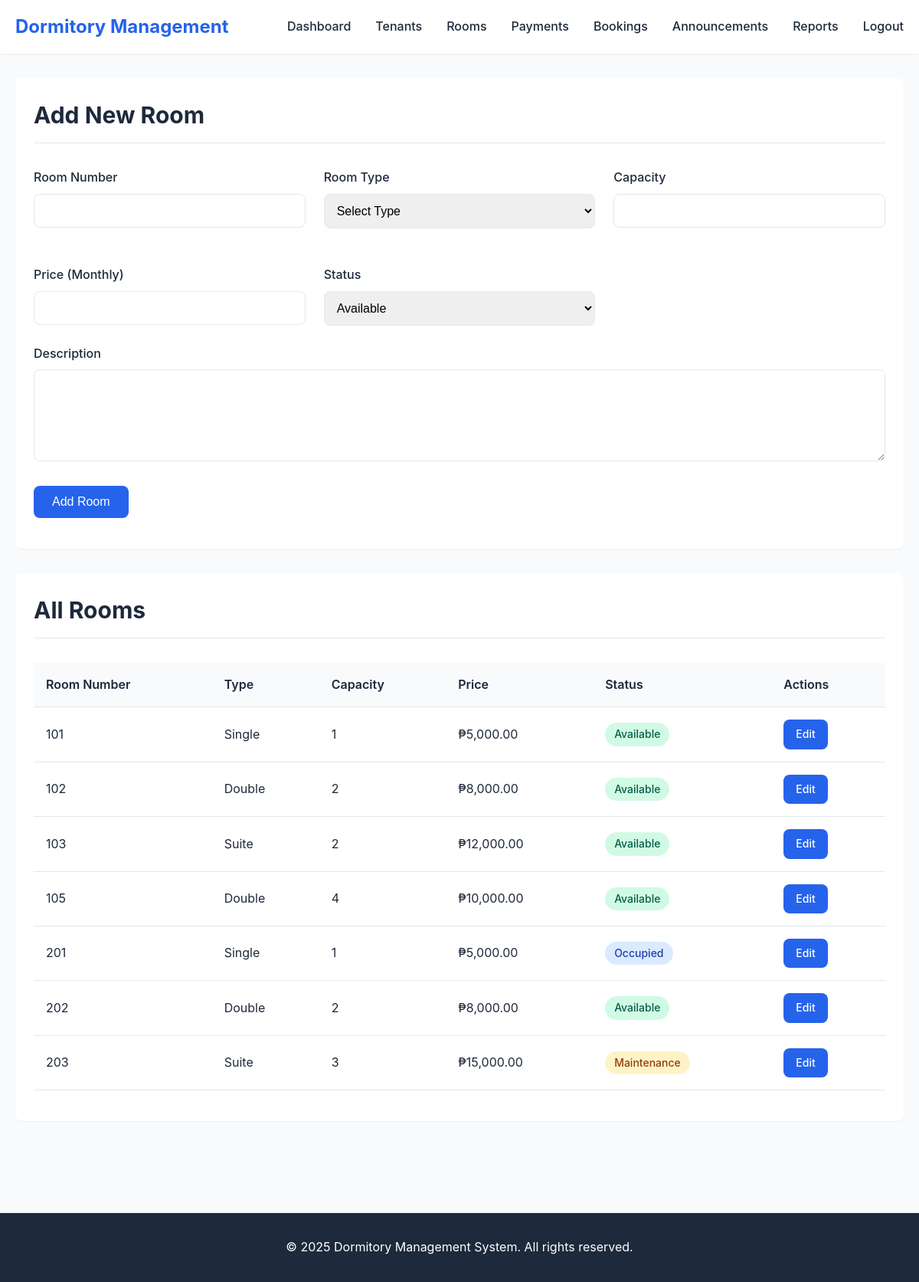
/admin/rooms.php (signed in), run on the app's committed database.
### tables this page shows
CREATE TABLE `rooms` (
  `id` int(11) NOT NULL,
  `room_number` varchar(20) NOT NULL,
  `floor_number` int(11) DEFAULT NULL,
  `room_type` varchar(50) NOT NULL,
  `category` varchar(50) DEFAULT NULL,
  `capacity` int(11) NOT NULL,
  `price` decimal(10,2) NOT NULL,
  `status` enum('available','occupied','maintenance') DEFAULT 'available',
  `description` text DEFAULT NULL,
  `has_wifi` tinyint(1) DEFAULT 1,
  `has_ac` tinyint(1) DEFAULT 1,
  `has_bathroom` tinyint(1) DEFAULT 1,
  `photo` varchar(255) DEFAULT NULL,
  `created_at` timestamp NOT NULL DEFAULT current_timestamp(),
  `updated_at` timestamp NOT NULL DEFAULT current_timestamp() ON UPDATE current_timestamp()
);

### includes/functions.php (called while the page is built, shortened)
<?php
function format_currency($amount) {
    return '₱' . number_format($amount, 2);
}
?>

### admin/rooms.php (the view, shortened to what this page needs)
<?php
require_once '../config/database.php';
require_once '../includes/functions.php';
require_once '../includes/header.php';
$query = "SELECT * FROM rooms ORDER BY room_number";
$result = $conn->query($query);
?>
<div class="container">
    <div class="card mb-4">
        <div class="card-header">
            <h2>Add New Room</h2>
        </div>
        <div class="card-body">
            <form method="POST" action="" data-validate>
                <div class="grid grid-2">
                    <div class="form-group">
                        <label class="form-label" for="room_number">Room Number</label>
                        <input type="text" id="room_number" name="room_number" class="form-control" required>
                    </div>
                    <div class="form-group">
                        <label class="form-label" for="room_type">Room Type</label>
                        <select id="room_type" name="room_type" class="form-control" required>
                            <option value="">Select Type</option>
                        </select>
                    </div>
                    <div class="form-group">
                        <label class="form-label" for="capacity">Capacity</label>
                        <input type="number" id="capacity" name="capacity" class="form-control" min="1" required>
                    </div>
                    <div class="form-group">
                        <label class="form-label" for="price">Price (Monthly)</label>
                        <input type="number" id="price" name="price" class="form-control" step="0.01" min="0" required>
                    </div>
                    <div class="form-group">
                        <label class="form-label" for="status">Status</label>
                        <select id="status" name="status" class="form-control" required>
                            <option value="available">Available</option>
                        </select>
                    </div>
                </div>
                <div class="form-group">
                    <label class="form-label" for="description">Description</label>
                    <textarea id="description" name="description" class="form-control"></textarea>
                </div>
                <button type="submit" class="btn btn-primary">Add Room</button>
            </form>
        </div>
    </div>
    <div class="card">
        <div class="card-header">
            <h2>All Rooms</h2>
        </div>
        <div class="card-body">
            <?php if ($result && $result->num_rows > 0): ?>
                <div class="table-responsive">
                    <table class="table">
                        <thead>
                            <tr>
                                <th>Room Number</th>
                                <th>Type</th>
                                <th>Capacity</th>
                                <th>Price</th>
                                <th>Status</th>
                                <th>Actions</th>
                            </tr>
                        </thead>
                        <tbody>
                            <?php while ($room = $result->fetch_assoc()): ?>
                                <tr>
                                    <td><?php echo htmlspecialchars($room['room_number']); ?></td>
                                    <td><?php echo htmlspecialchars($room['room_type']); ?></td>
                                    <td><?php echo $room['capacity']; ?></td>
                                    <td><?php echo format_currency($room['price']); ?></td>
                                    <td>
                                        <span class="badge badge-<?php
                                            echo $room['status'] === 'available' ? 'success' :
                                                ($room['status'] === 'occupied' ? 'info' : 'warning');
                                        ?>">
                                            <?php echo ucfirst($room['status']); ?>
                                        </span>
                                    </td>
                                    <td>
                                        <a href="room_details.php?id=<?php echo $room['id']; ?>" class="btn btn-primary" style="padding: 0.5rem 1rem; font-size: 0.875rem;">Edit</a>
                                    </td>
                                </tr>
                            <?php endwhile; ?>
                        </tbody>
                    </table>
                </div>
            <?php else: ?>
                <p>No rooms found.</p>
            <?php endif; ?>
        </div>
    </div>
</div>
<?php require_once '../includes/footer.php'; ?>

### assets/css/style.css (style rules this page uses)
* { margin: 0; padding: 0; box-sizing: border-box; }
:root { --primary-color: #2563eb; --primary-dark: #1e40af; --secondary-color: #64748b; --success-color: #10b981; --danger-color: #ef4444; --warning-color: #f59e0b; --info-color: #3b82f6; --light-bg: #f8fafc; --white: #ffffff; --text-dark: #1e293b; --text-light: #64748b; --border-color: #e2e8f0; --shadow-sm: 0 1px 2px 0 rgba(0, 0, 0, 0.05); --shadow-md: 0 4px 6px -1px rgba(0, 0, 0, 0.1); --shadow-lg: 0 10px 15px -3px rgba(0, 0, 0, 0.1); --border-radius: 8px; --transition: all 0.3s ease; }
body { font-family: -apple-system, BlinkMacSystemFont, 'Segoe UI', Roboto, 'Helvetica Neue', Arial, sans-serif; font-size: 16px; line-height: 1.6; color: var(--text-dark); background-color: var(--light-bg); }
.container { max-width: 1200px; margin: 0 auto; padding: 0 20px; }
.btn { display: inline-block; padding: 0.75rem 1.5rem; font-size: 1rem; font-weight: 500; text-align: center; text-decoration: none; border: none; border-radius: var(--border-radius); cursor: pointer; transition: var(--transition); }
.btn-primary { background-color: var(--primary-color); color: var(--white); }
.form-group { margin-bottom: 1.5rem; }
.form-label { display: block; margin-bottom: 0.5rem; font-weight: 500; color: var(--text-dark); }
.form-control { width: 100%; padding: 0.75rem; font-size: 1rem; border: 1px solid var(--border-color); border-radius: var(--border-radius); transition: var(--transition); }
textarea.form-control { min-height: 120px; resize: vertical; }
select.form-control { cursor: pointer; }
.card { background-color: var(--white); border-radius: var(--border-radius); box-shadow: var(--shadow-sm); padding: 1.5rem; margin-bottom: 1.5rem; }
.card-header { font-size: 1.25rem; font-weight: 600; margin-bottom: 1rem; padding-bottom: 0.75rem; border-bottom: 1px solid var(--border-color); }
.card-body { padding: 1rem 0; }
.table-responsive { overflow-x: auto; }
.table { width: 100%; border-collapse: collapse; background-color: var(--white); }
.table thead { background-color: var(--light-bg); }
.table th, .table td { padding: 1rem; text-align: left; border-bottom: 1px solid var(--border-color); }
.table th { font-weight: 600; color: var(--text-dark); }
.grid { display: grid; gap: 1.5rem; }
.grid-2 { grid-template-columns: repeat(auto-fit, minmax(300px, 1fr)); }
.badge { display: inline-block; padding: 0.25rem 0.75rem; font-size: 0.875rem; font-weight: 500; border-radius: 9999px; }
.badge-success { background-color: #d1fae5; color: #065f46; }
.badge-warning { background-color: #fef3c7; color: #92400e; }
.badge-info { background-color: #dbeafe; color: #1e40af; }
.mb-4 { margin-bottom: 2rem; }

### data on the page
rooms: room_number "101", room_type "Single", capacity "1", price "₱5,000.00", status "Available"
rooms: room_number "102", room_type "Double", capacity "2", price "₱8,000.00", status "Available"
rooms: room_number "103", room_type "Suite", capacity "2", price "₱12,000.00", status "Available"
rooms: room_number "105", room_type "Double", capacity "4", price "₱10,000.00", status "Available"
rooms: room_number "201", room_type "Single", capacity "1", price "₱5,000.00", status "Occupied"
rooms: room_number "202", room_type "Double", capacity "2", price "₱8,000.00", status "Available"
rooms: room_number "203", room_type "Suite", capacity "3", price "₱15,000.00", status "Maintenance"
